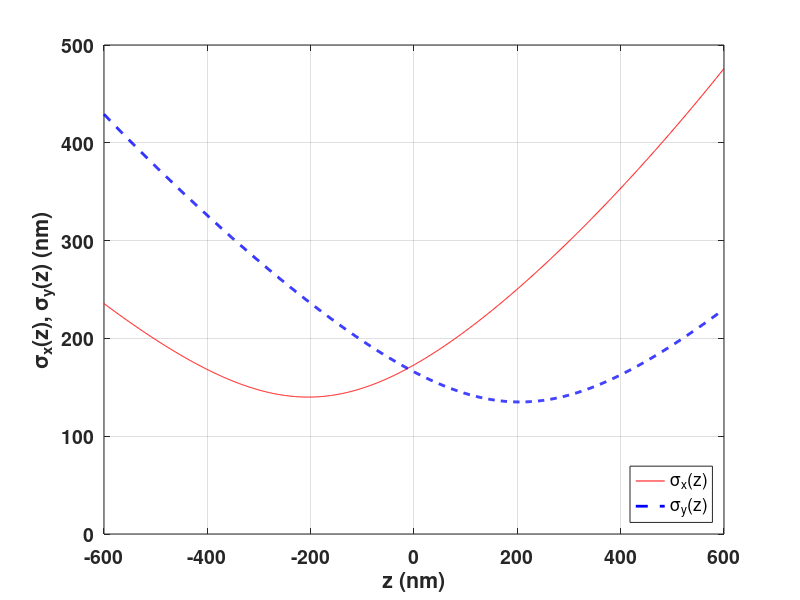
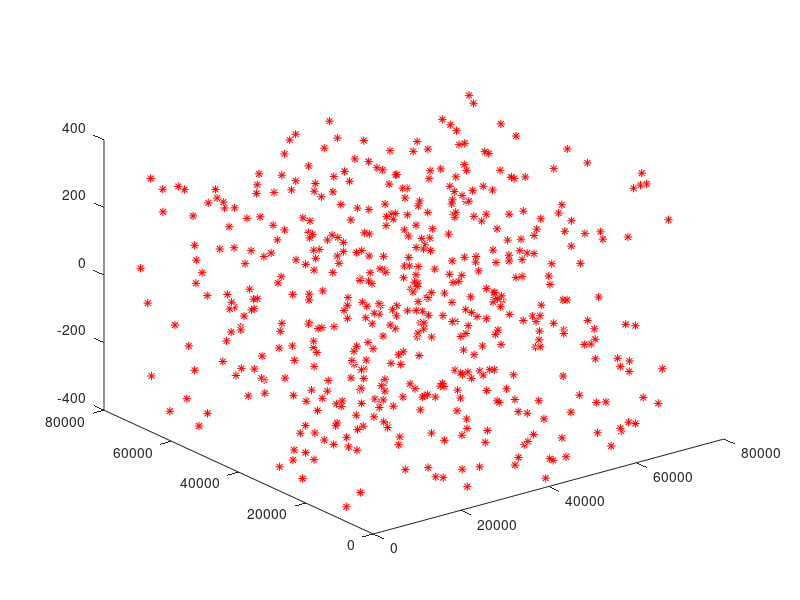

Reproduce these figures in MATLAB, in order. (Note: this script raises an error after producing the figures.)
%%%%%%%%%%%%%%%%%%%%%%%%%%%%%%%%%%%%%%%%%%%%%%%%%%%%%%%%%%%%%%%%%%%%%%
% SolnBenchmark: AS3D_MESF 
% (1) AS - Astigmatic PSF
% (2) 3D - emitter locations
% (3) ME - Multiple Emitter localization 
% (4) SF - from a Single Frame;
% (5) 3 data frames are generated with 'high', 'medium', and 'low' SNR
% (6) b  - mean of Poisson noise (autofluorescence) (photons/s/nm^2) 
%     mu - mean of Gaussian noise (photons/s/nm^2)
%     G  - variance of Gaussian noise (photons/s/nm^2) 
%
% References
% [1] Y. Sun, "Localization precision of stochastic optical localization 
% nanoscopy using single frames," J. Biomed. Optics, vol. 18, no. 11, pp. 
% 111418-14, Oct. 2013.
% [2] Y. Sun, "Root mean square minimum distance as a quality metric for
% stochastic optical localization nanoscopy images," Sci. Reports, vol. 8, 
% no. 1, pp. 17211, Nov. 2018.
% 
% Yi Sun
% Electrical Engineering Department
% The City College of City University of New York
% E-mail: ysun@ccny.cuny.edu
% 03/01/2019
%%%%%%%%%%%%%%%%%%%%%%%%%%%%%%%%%%%%%%%%%%%%%%%%%%%%%%%%%%%%%%%%%%%%%%

clear
%% Range emitter density: choose one of them
 eDen=0.1 ;            % emitter density (emitters/um^2)
% eDen=0.3 ;            % emitter density (emitters/um^2)
% eDen=0.5 ;            % emitter density (emitters/um^2)
% eDen=1 ;              % emitter density (emitters/um^2)
% eDen=2 ;              % emitter density (emitters/um^2)
% eDen=3 ;              % emitter density (emitters/um^2)
fprintf(1,'Density=%3.1f (emitters/um^2): \n',eDen) ; 
%% Intialization 
rng('default') ; 
key=0 ;                 % key for random number generators
key=key+round(1e2*eDen) ; 
rng(key) ; 
%% Optical system: 3D astigmatic PSF
c=205 ;
d=290 ;         % depth of microscope
sigmax0=280/2 ; Ax=0.05 ; Bx=0.03 ;   % nm
sigmay0=270/2 ; Ay=-0.01 ; By=0.02 ;	% 
%% show sigmax, sigmay vs. z
z=-600:600 ;
sigmax=sigmax0*(1+(z+c).^2/d^2+Ax*(z+c).^3/d^3+Bx*(z+c).^4/d^4).^0.5 ;
sigmay=sigmay0*(1+(z-c).^2/d^2+Ay*(z-c).^3/d^3+By*(z-c).^4/d^4).^0.5 ;
figure
lg=plot(z,sigmax,'r-',z,sigmay,'b--','LineWidth',2) ;
axis([-600 600 0 500])
grid on
set(gca,'FontSize',14,'FontWeight','bold') ;
legend(lg,'\sigma_x(z)','\sigma_y(z)','Location','southeast')
xlabel('z (nm)')
ylabel('\sigma_x(z), \sigma_y(z) (nm)')
%% Frame 
M=500 ;              % number of emitters 
% sample is located at [0,Lx]x[0,Ly]x[-Lz,Lz]
Lx=1e3*round(sqrt(M/eDen)) ;
Ly=Lx ;               % frame size in nm
Dx=100 ; Dy=100 ;     % pixel size of cammera
Kx=Lx/Dx ; Ky=Ly/Dy ; % frame size in pixels
Lz=400 ;              % 2xLz - axial depth in nm
%% Emitter intensity and signal to noise ratio
Dt=0.01 ;             % second, time per frame (1/Dt is frame rate) 
Ih=300000 ;           % average number of detected photons per emitter per second
DtIh=Dt*Ih ;          % photon count per frame per emitter 
% 'mediumSNR'         % r=1/(1/rp+1/rg), 10*log10(r)=57.78 (dB)
b=0.3 ;               % rp=Ih/b, 10*log10(rp)=60.00 (dB)
G=0.2 ;               % rg=Ih/G, 10*log10(rg)=61.76 (dB)
rp=Ih/b ;             % SPNR (nm^2/emitter) 
SPNR=10*log10(rp) ;   % SPNR (dB)
rg=Ih/G ;             % SGNR (nm^2/emitter) 
SGNR=10*log10(rg) ;   % SGNR (dB)
r=rp*rg/(rp+rg) ;     % total SNR (nm^2/emitter) 
SNR=10*log10(r) ;     % total SNR (dB)
mu=0.5 ;              % mean of Gaussian noise (photons/s/nm^2)
%% Emitter locations - ground truth
xyz=[Lx*rand(1,M)     % randomly uniformly distributed in [0,Lx]x[0,Ly]x[-Lz,Lz]
     Ly*rand(1,M)
    -Lz+2*Lz*rand(1,M)] ;  
xyz0=xyz' ;           % ground truth emitter locaitons 
filename_xyz0=strcat('3DAS_MESF_density',num2str(eDen),'_xyz0','.txt') ; 
save(filename_xyz0,'-ascii','xyz0') ;
figure 
plot3(xyz(1,:),xyz(2,:),xyz(3,:),'r*') ; 
%% Generate and save a data frame
fprintf(1,'Generate a data frame: \n') ; 
U=AS3D_Frame(c,d,sigmax0,Ax,Bx,sigmay0,Ay,By,Kx,Ky,Dx,Dy,Dt,Ih,b,mu,G,xyz) ;
U16=uint16(U) ; 
filename_Frame=strcat('3DAS_MESF_density',num2str(eDen),'_Frame','.tif') ; 
imwrite(U16,filename_Frame) ; % save data frame 
figure
imshow(U,[]) ;        % show data frame 
%% Read a data frame
U16_=imread(filename_Frame); % read data frame 
figure
imshow(U16_,[]) ; 
U=double(U16_) ; 
%% Save a 8-bit PNG image for show
Umax=max(max(U)) ; Umin=min(min(U)) ; 
U8=uint8(255*(U-Umin)/(Umax-Umin)) ;
filename_Frame=strcat('3DAS_MESF_density',num2str(eDen),'_Frame','.png') ; 
imwrite(U8,filename_Frame) ; % save data frame 
%% Localization by the UGIA-F estimator 
fprintf(1,'UGIA-F estimator: \n') ; 
[xyzF,F,F_]=AS3D_UGIA_F(c,d,sigmax0,Ax,Bx,sigmay0,Ay,By,Kx,Ky,Dx,Dy,Dt,Ih,b,G,xyz) ;
%% load emitter locations
xyz1=load(filename_xyz0,'-ascii') ;
xyz_=xyz1' ; 
%% Calculate RMSMD
[RMSMD1,RMSMD2]=RMSMD(xyz_,xyzF) ;
fprintf(1,'Density=%2.1f Lx=%d Ly=%d M=%d RMSMD=%6.3f (nm) \n',eDen,Lx,Ly,M,RMSMD1) ; 

%% Results, M=500: UGIA-F estimator
% eDen      0.1   0.3   0.5   1     2     3     Average 
% Lx=Ly     71e3  41e3  32e3  22e3  16e3  13e3
% RMSMD     18.07 22.65 22.37 27.57 38.61 69.41 57.78 (nm) 
% mean([18.07 22.65 22.37 27.57 38.61 69.41])=57.78 
